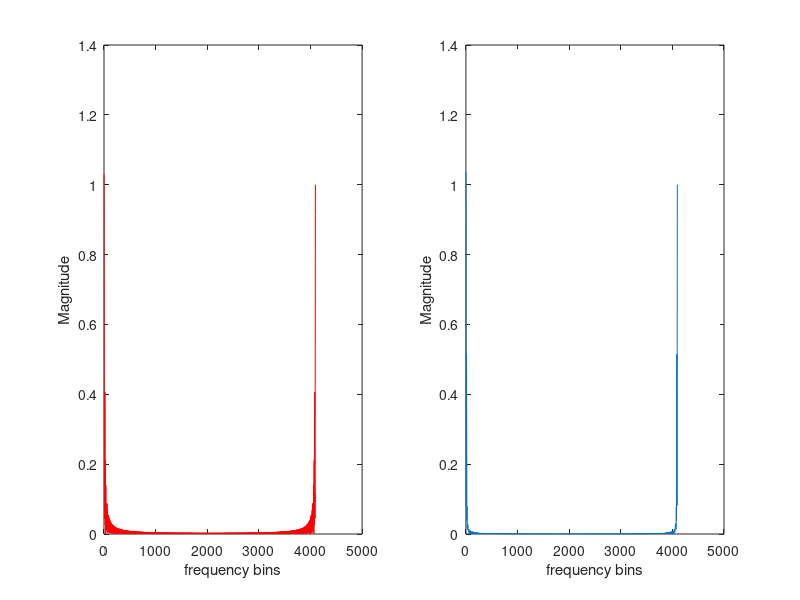

The MATLAB script that drew this image:
Data=dlmread('spoon.txt','\t'); 

VData = Data(:,1); 
%plot(VData,Time) 
%pause 
SigFFT = fft(VData); 
norfft = abs(SigFFT)/abs(SigFFT(2));


Data1=dlmread('spoon3.txt','\t');
VData1 = Data1(:,1);
SigFFT1 = fft(VData1);
norfft1 = abs(SigFFT1)/abs(SigFFT1(2));

subplot(1, 2, 1);
plot(norfft,'r')
xlabel('frequency bins');
ylabel('Magnitude');
subplot(1, 2, 2);
plot(norfft1)
xlabel('frequency bins');
ylabel('Magnitude');
n = 100;
x = 0;
for i = 2:n
    x = x + power(abs(norfft(i)) - abs(norfft1(i)),2);
end

x = x/n;
x

